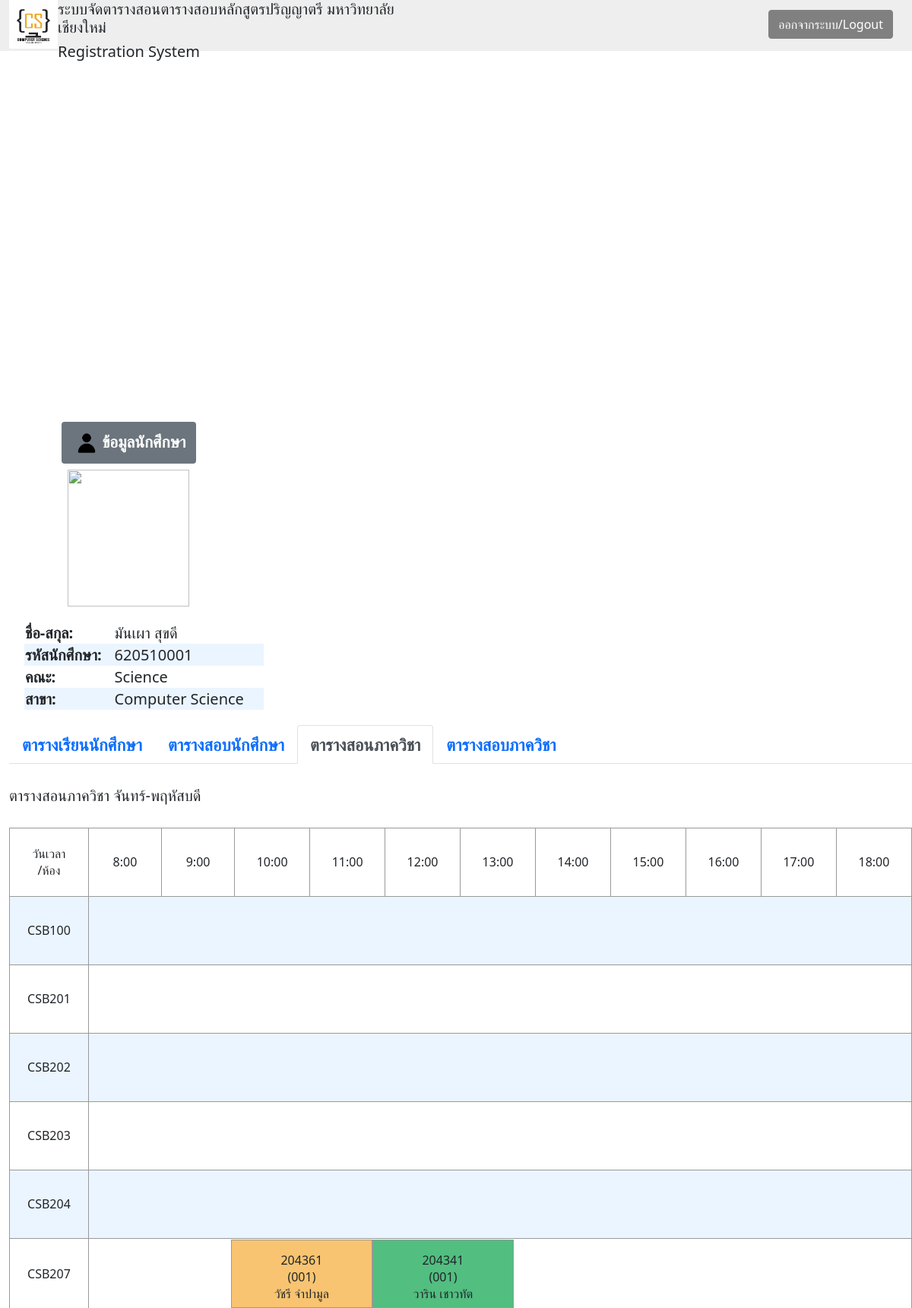
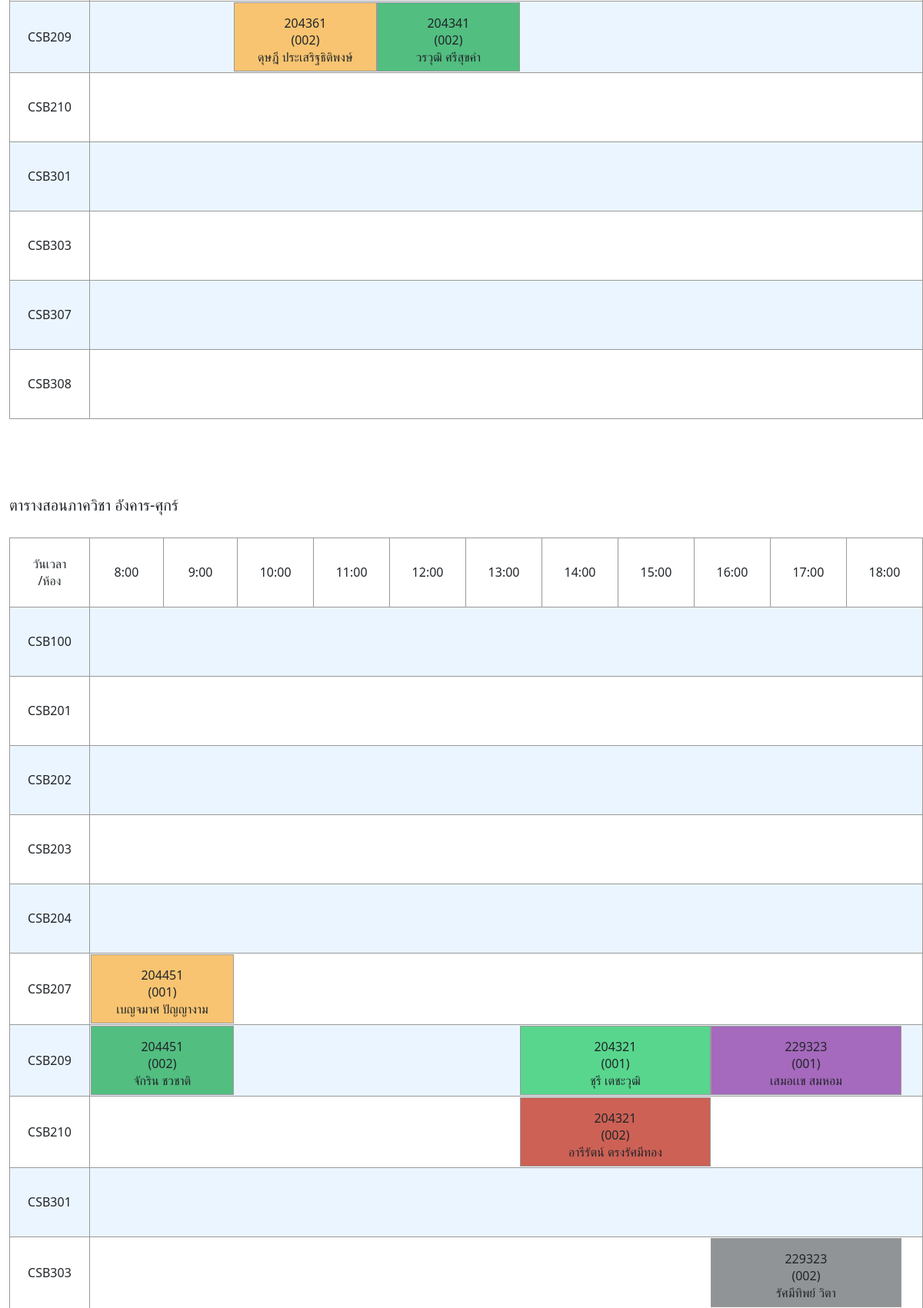
The app's page /RegWeb/DeptTeachStudent.php (signed in, upper part) with its own data (2 pictures, top to bottom).
### tables this page shows
CREATE TABLE `student` (
  `std_ID` varchar(9) NOT NULL,
  `std_fname` varchar(30) NOT NULL,
  `std_lname` varchar(30) NOT NULL,
  `sex` varchar(1) NOT NULL,
  `email` varchar(30) NOT NULL,
  `d_ID` varchar(3) NOT NULL,
  `t_ID` varchar(30) NOT NULL
);

CREATE TABLE `faculty` (
  `fac_ID` varchar(2) NOT NULL,
  `fac_name` varchar(30) NOT NULL
);

CREATE TABLE `department` (
  `dept_ID` varchar(3) NOT NULL,
  `dept_name` varchar(30) NOT NULL,
  `fac_ID` varchar(2) NOT NULL
);

CREATE TABLE `room` (
  `room_ID` varchar(8) NOT NULL,
  `capacity` int(3) DEFAULT NULL,
  `dr_ID` varchar(3) NOT NULL
);

CREATE TABLE `slot_time` (
  `study_day` varchar(3) NOT NULL,
  `study_start` varchar(5) NOT NULL,
  `study_finish` varchar(5) NOT NULL,
  `comp_slot` int(3) NOT NULL
);

CREATE TABLE `teach` (
  `t_ID` varchar(11) NOT NULL,
  `course_ID` varchar(11) NOT NULL,
  `t_sec` varchar(3) NOT NULL,
  `t_sem` varchar(1) NOT NULL,
  `t_year` varchar(2) NOT NULL,
  `comp_teach` varchar(50) NOT NULL
);

CREATE TABLE `schduling_lec` (
  `course_lecID` varchar(6) NOT NULL,
  `capacity` int(3) NOT NULL,
  `date` int(3) NOT NULL,
  `section` varchar(3) NOT NULL,
  `semester` varchar(1) NOT NULL,
  `year` varchar(3) NOT NULL,
  `comp_schduling` varchar(13) NOT NULL,
  `lab_room` varchar(8) DEFAULT NULL,
  `lec_room` varchar(8) NOT NULL
);

CREATE TABLE `teacher` (
  `t_ID` varchar(10) NOT NULL,
  `t_fname` varchar(30) NOT NULL,
  `t_lname` varchar(30) NOT NULL,
  `dt_ID` varchar(3) NOT NULL,
  `t_email` varchar(30) NOT NULL,
  `type` varchar(1) NOT NULL
);

### RegWeb/DeptTeachStudent.php (the view, shortened to what the rows shown need)
<?php include 'connect.php'; ?>
<?php
$username = $_SESSION['username_student'];
$student_data = "SELECT * FROM student,department,faculty where email = '$username' AND student.d_ID = department.dept_ID AND department.fac_ID = faculty.fac_ID";
$rlt = mysqli_query($connect,$student_data);
?>
<html>
<link href="https://cdn.jsdelivr.net/npm/bootstrap@5.1.0/dist/css/bootstrap.min.css" rel="stylesheet">
<head></head>
<body>
    <div class="container-fluid">
        <div class="row" style = "top: 15%; position: absolute;">
            <div class="col-md-auto" style =  " text-align: center;">
                <h3><span class="badge bg-secondary"><img src="picture/user_icon.png" width = "30" height = "30" style = "margin: 5px; ">ข้อมูลนักศึกษา</span><h3>
                <table style = "text-align: left; margin: 20; font-size:20px;">
                <?php foreach($rlt as $data){ ?>
                <tr>
                    <td><strong>ชื่อ-สกุล: </strong></td>
                    <td><?=$data['std_fname'],' ',$data['std_lname']?></td>
                </tr>
                <tr>
                    <td><strong>รหัสนักศึกษา: </strong></td>
                    <td><?=$data['std_ID']?></td>
                </tr>
                <tr>
                    <td><strong>คณะ: </strong></td>
                    <td><?=$data['fac_name']?></td>
                </tr>
                <tr>
                    <td><strong>สาขา: </strong></td>
                    <td><?=$data['dept_name']?></td>
                </tr>
                <?php } ?>
                </table>
            </div>
            <div class="col-md-auto" style =  "text-align: left;">
                <table class = "mix" style = "margin-top: 30; text-align: center; margin-bottom: 100;">
                    <?php $room_info = "SELECT * FROM room INNER JOIN student ON room.dr_ID = student.d_ID WHERE student.email = '$username'";
                          $room = mysqli_query($connect,$room_info);
                    ?>
                    <?php foreach($room as $r){ ?>
                    <tr>
                        <td><?=$r['room_ID']?></td>
                        <td colspan = "11">
                                <?php
                                    $room_c = $r['room_ID'];
                                    $dept_course = "SELECT * FROM slot_time
                                    INNER JOIN schduling_lec
                                    ON slot_time.comp_slot = schduling_lec.date
                                    INNER JOIN course
                                    ON schduling_lec.course_lecID = course.course_ID
                                    INNER JOIN teach
                                    ON schduling_lec.course_lecID = teach.course_ID
                                    INNER JOIN teacher
                                    ON teach.t_ID = teacher.t_ID
                                    WHERE schduling_lec.lec_room = '$room_c' AND schduling_lec.section = teach.t_sec AND slot_time.study_day = 'MTh'
                                    ORDER BY slot_time.comp_slot";
                                    $dept_c = mysqli_query($connect,$dept_course);
                                ?>
                                 <div class="row row-cols-6" style = "margin-left: 0;">
                                    <?php $showcolor; $pixel = 992; $count = 0; $color = array("#F8C471", "#52BE80", "#58D68D", "#A569BD", "#CD6155", "#909497", "#F1948A", "#E59866"); $subject = array();
                                        foreach($dept_c as $dept_c){
                                        $pi_sub = 0;
                                        $C1 = strval($dept_c['study_start']);
                                        $Part1 = substr($C1, 0, 1);
                                        $Part2 = substr($C1, 1, 1);
                                        $Part3 = substr($C1, 2, 1);
                                        $Part4 = substr($C1, 3, 1);
                                        if ($Part1 == 1){
                                            $pi_sub = (((int)($Part1)) * 1240) + (((int)($Part2)) * 124) + ((((int)($Part4))/3) * 62);
                                        }
                                        else{
                                            $pi_sub = (((int)($Part1)) * 124) + ((((int)($Part3))/3) * 62);
                                        }
                                        $Remain = $pi_sub - $pixel;
                                        $pixel += $Remain;
                                        while($Remain != 0){
                                            if($Remain >= 124){
                                                echo "<div class='col' style = 'width: 124px; height: 90px; text-align: center; padding:30;'></div>";
                                                $Remain -= 124;
                                            }
                                            else if ($Remain >= 62){
                                                echo "<div class='col' style = 'width: 62px; height: 90px; text-align: center; padding:30;'></div>";
                                                $Remain -= 62;
                                            }
                                        }
                                        $C2 = strval($dept_c['study_finish']);
                                        $Part1_stop = substr($C2, 0, 1);
                                        $Part2_stop = substr($C2, 1, 1);
                                        $Part3_stop = substr($C2, 2, 1);
                                        $Part4_stop = substr($C2, 3, 1);
                                        $stop = 0;
                                        if ($Part1_stop == 1){
                                            $stop = (((int)($Part1_stop)) * 1240) + (((int)($Part2_stop)) * 124) + ((((int)($Part4_stop))/3) * 62);
                                        }
                                        else{
                                            $stop = (((int)($Part1_stop)) * 124) + ((((int)($Part3_stop))/3) * 62);
                                        }
                                        $Study_time = $stop - $pi_sub;
                                        $pixel += $Study_time;
                                        if (in_array($dept_c['course_ID'], $subject)){
                                            $showcolor = $subject[$dept_c['course_ID']];
                                        }
                                        else{
                                            $subject[$dept_c['course_ID']] = $color[$count];
                                            $showcolor = $color[$count];
                                            $count += 1;
                                        }?>
                                        <div class="col" style = "border: 1px solid #999; width: <?=$Study_time?>px; height: 90px; text-align: center; padding:15; background-color: <?=$showcolor?>"><?=$dept_c['course_ID']?><br><?='(',$dept_c['section'],')'?><br><?=$dept_c['t_fname'],' ',$dept_c['t_lname']?></div>
                                    <?php } ?>
                                </div>
                        </td>
                        <?php } ?>
                    </tr>
                </table>
                <table class = "mix" style = "margin-top: 30; text-align: center; margin-bottom: 100;">
                    <?php $room_info = "SELECT * FROM room INNER JOIN student ON room.dr_ID = student.d_ID WHERE student.email = '$username'";
                          $room = mysqli_query($connect,$room_info);
                    ?>
                    <?php foreach($room as $r){ ?>
                    <tr>
                        <td><?=$r['room_ID']?></td>
                        <td colspan = "11">
                                <?php
                                    $room_c = $r['room_ID'];
                                    $dept_course = "SELECT * FROM slot_time
                                    INNER JOIN schduling_lec
                                    ON slot_time.comp_slot = schduling_lec.date
                                    INNER JOIN course
                                    ON schduling_lec.course_lecID = course.course_ID
                                    INNER JOIN teach
                                    ON schduling_lec.course_lecID = teach.course_ID
                                    INNER JOIN teacher
                                    ON teach.t_ID = teacher.t_ID
                                    WHERE schduling_lec.lec_room = '$room_c' AND schduling_lec.section = teach.t_sec AND slot_time.study_day = 'TuF'
                                    ORDER BY slot_time.comp_slot";
                                    $dept_c = mysqli_query($connect,$dept_course);
                                ?>
                                 <div class="row row-cols-6" style = "margin-left: 0;">
                                    <?php $pixel = 992;
                                        foreach($dept_c as $dept_c){
                                        $pi_sub = 0;
                                        $C1 = strval($dept_c['study_start']);
                                        $Part1 = substr($C1, 0, 1);
                                        $Part2 = substr($C1, 1, 1);
                                        $Part3 = substr($C1, 2, 1);
                                        $Part4 = substr($C1, 3, 1);
                                        if ($Part1 == 1){
                                            $pi_sub = (((int)($Part1)) * 1240) + (((int)($Part2)) * 124) + ((((int)($Part4))/3) * 62);
                                        }
                                        else{
                                            $pi_sub = (((int)($Part1)) * 124) + ((((int)($Part3))/3) * 62);
                                        }
                                        $Remain = $pi_sub - $pixel;
                                        $pixel += $Remain;
                                        while($Remain != 0){
                                            if($Remain >= 124){
                                                echo "<div class='col' style = 'width: 124px; height: 90px; text-align: center; padding:30;'></div>";
                                                $Remain -= 124;
                                            }
                                            else if ($Remain >= 62){
                                                echo "<div class='col' style = 'width: 62px; height: 90px; text-align: center; padding:30;'></div>";
                                                $Remain -= 62;
                                            }
                                        }
                                        $C2 = strval($dept_c['study_finish']);
                                        $Part1_stop = substr($C2, 0, 1);
                                        $Part2_stop = substr($C2, 1, 1);
                                        $Part3_stop = substr($C2, 2, 1);
                                        $Part4_stop = substr($C2, 3, 1);
                                        $stop = 0;
                                        if ($Part1_stop == 1){
                                            $stop = (((int)($Part1_stop)) * 1240) + (((int)($Part2_stop)) * 124) + ((((int)($Part4_stop))/3) * 62);
                                        }
                                        else{
                                            $stop = (((int)($Part1_stop)) * 124) + ((((int)($Part3_stop))/3) * 62);
                                        }
                                        $Study_time = $stop - $pi_sub;
                                        $pixel += $Study_time;
                                        if (in_array($dept_c['course_ID'], $subject)){
                                            $showcolor = $subject[$dept_c['course_ID']];
                                        }
                                        else{
                                            $subject[$dept_c['course_ID']] = $color[$count];
                                            $showcolor = $color[$count];
                                            $count += 1;
                                        }?>
                                        <div class="col" style = "border: 1px solid #999; width: <?=$Study_time?>px; height: 90px; text-align: center; padding:15; background-color: <?=$showcolor?>"><?=$dept_c['course_ID']?><br><?='(',$dept_c['section'],')'?><br><?=$dept_c['t_fname'],' ',$dept_c['t_lname']?></div>
                                    <?php } ?>
                                </div>
                        </td>
                        <?php } ?>
                    </tr>
                </table>
            </div>
        </div>
    </div>
</body>
</html>

### records on screen
student: std_fname "มันเผา", std_lname "สุขดี", std_ID "620510001", faculty.fac_name "Science", d_ID.dept_name "Computer Science"
room: room_ID "CSB100"
room: room_ID "CSB201"
room: room_ID "CSB202"
room: room_ID "CSB203"
room: room_ID "CSB204"
room: room_ID "CSB207"
slot_time: $Study_time 186 (drawn), teach.course_ID "204361", schduling_lec.section "001", teacher.t_fname "วัชรี", teacher.t_lname "จำปามูล", schduling_lec.section "002", teacher.t_fname "ดุษฎี", teacher.t_lname "ประเสริฐธิติพงษ์"
slot_time: $Study_time 186 (drawn), teach.course_ID "204341", schduling_lec.section "001", teacher.t_fname "วาริน", teacher.t_lname "เชาวทัต", schduling_lec.section "002", teacher.t_fname "วรวุฒิ", teacher.t_lname "ศรีสุขคำ"
room: room_ID "CSB209"
room: room_ID "CSB210"
room: room_ID "CSB301"
room: room_ID "CSB303"
room: room_ID "CSB307"
room: room_ID "CSB308"
slot_time: $Study_time 186 (drawn), teach.course_ID "204451", schduling_lec.section "001", teacher.t_fname "เบญจมาศ", teacher.t_lname "ปัญญางาม", schduling_lec.section "002", teacher.t_fname "จักริน", teacher.t_lname "ชวชาติ"
slot_time: $Study_time 248 (drawn), teach.course_ID "204321", schduling_lec.section "001", teacher.t_fname "ชุรี", teacher.t_lname "เตชะวุฒิ", schduling_lec.section "002", teacher.t_fname "อารีรัตน์", teacher.t_lname "ตรงรัศมีทอง"
slot_time: $Study_time 248 (drawn), teach.course_ID "229323", schduling_lec.section "001", teacher.t_fname "เสมอเเข", teacher.t_lname "สมหอม", schduling_lec.section "002", teacher.t_fname "รัศมีทิพย์", teacher.t_lname "วิตา"
